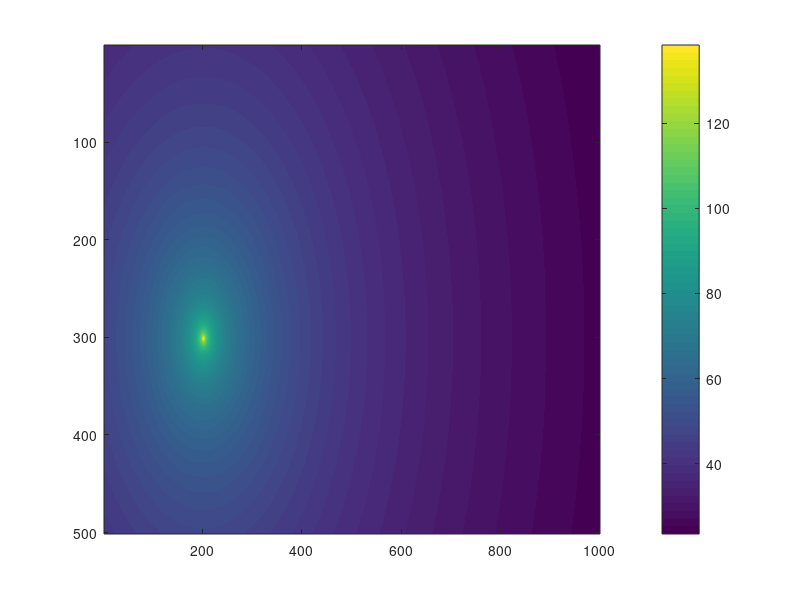

Write MATLAB code to recreate this figure. (Note: this script raises an error after producing the figure.)
clear 
n=2;
d=1;
mu=0;
sigma=2;
Gr=1;
R=0.001;
f=2.4;
%Gt=rho;
Pt=20;
%+normrnd(mu,sigma);
RSSI=@(A,n,d,mu,sigma) A-10*normrnd(n,0.5)*log10(d);
Pr=@(Pt,Gt,Gr,R,f) Pt+Gt+Gr-20*log10(R)-20*log2(f)-92.45;
ComputeAngle=@(angle_temp) rho(angle_temp);
computeDist=@(A,RSSI,n) 2.^((A-RSSI)/(10*n));

x=0:0.01:10;
y=0:0.01:5;

coord_X=2;
coord_Y=3;
dist_X=-ones(size(y'))*(coord_X-x);
dist_Y=(coord_Y-y')*ones(size(x));
dist=dist_X.^2+dist_Y.^2;
mask=((dist_Y(:,1)>0*ones(size(x))) & (ones(size(y'))*dist_X(1,:)>0))+...
       2*((dist_Y(:,1)>0*ones(size(x))) & (ones(size(y'))*dist_X(1,:)<0))+...
        3*((dist_Y(:,1)<0*ones(size(x))) & (ones(size(y'))*dist_X(1,:)<0))+...
        4*((dist_Y(:,1)<0*ones(size(x))) & (ones(size(y'))*dist_X(1,:)>0));
angle=atan(dist_Y./dist_X);
angle_def=angle.*(mask==1)+ ((pi+angle).*(mask==2))+ ((pi+angle).*(mask==3))+ ((2*pi+angle).*(mask==4));
thickness=0.0001;
theta = 0:thickness:2*pi;
%rho=abs(cos(pi/2.*cos(theta-pi/2))./sin(theta-pi/2)).^2;
rho=ones(size(theta))*1.64;
%%
for i=1:size(angle_def,1)
    for j=1:size(angle_def,2)
        %{   
        a=angle_def(i,j);
            tol = 5 * eps(a); % A very small value.
            angle_index(i,j)=tetha(tetha>a-tol && tetha<a+tol);
        %}
        if(~isnan(angle_def(i,j)))
            angle_index(i,j)=rho(round(angle_def(i,j)/thickness+1));
        else
            angle_index(i,j)=NaN;
        end
    end
end
%%
%gain=rho(find(theta,angle_def));
%P=Pr(Pt,Gt,Gr,R,f);
angle_index=NaN(size(angle_def));
angle_temp=round((angle_def.*~isnan(angle_def))/thickness+1);
for i=1:size(angle_temp,1)
    angle_index(i,:)=rho(angle_temp(i,:)~=nan);
    %angle_index(i,:)=rho(angle_temp(~isnan(angle_temp(i,:))));
end
imagesc(angle_index);
%%
matrix=RSSI(60,n,dist,mu,sigma);
imagesc(matrix);
colorbar;
theta = 0:0.0001:2*pi;
rho=abs(cos(pi/2.*cos(theta-pi/2))./sin(theta-pi/2)).^2*1.64;



polarplot(theta,10* log10(rho));
polarplot(theta,ones(size(theta)));

%friss


%polarplot(theta,Pr);

%A=Pr(Pt,angle_index,Gr,R,f);

%%
mask_dist=dist<1.01&dist>0.99;
disc=0:pi/10:2*pi;
thick_2=0:pi/10:2*pi;
mask_angle=discretize(angle_def,0:pi/10:2*pi)*pi/10;
mask=mask_dist.*mask_angle;
only_angle=mask(mask~=0);



for i=2:numel(disc)
    tol = 5 * eps(disc(i));
    m(i)=mean(angle_index((mask<disc(i)+tol & mask>disc(i)-tol) & mask_dist==1));
end

%%
matrix_Pr=Pr(Pt,angle_index,Gr,R,f);
matrix=RSSI(60,n,dist,mu,sigma);

imagesc(matrix);
%% prova
computeDist=@(A,RSSI,n) 2^((A-RSSI)/(10*n));
RSSI=@(A,n,sigma,d) A-(10*normrnd(n,sigma)*log2(d)); %normrnd(n,0.5)
x=0:0.01:10;
y=0:0.01:5;
sigma=0.1;
n=2;A=60;
%n_r=[2,2];
n_r=[1.9,2.1];
c_1=[1,1];c_2=[1,4.5];c_3=[9,3];
pos=[4,3];


figure();
dist_X=-ones(size(y'))*(c_1(1)-x);
dist_Y=(c_1(2)-y')*ones(size(x));
dist_1=sqrt(dist_X.^2+dist_Y.^2);
m_1=RSSI(60,n,sigma,dist_1);
imagesc(m_1);
xticks(0:100:1000);xticklabels([0:1:10]);yticks(0:100:500);yticklabels([0:1:5]);
clear dist_X dist_Y

figure();
dist_X=-ones(size(y'))*(c_2(1)-x);
dist_Y=(c_2(2)-y')*ones(size(x));
dist_2=sqrt(dist_X.^2+dist_Y.^2);
m_2=RSSI(60,n,sigma,dist_2);
imagesc(m_2);
xticks(0:100:1000);xticklabels([0:1:10]);yticks(0:100:500);yticklabels([0:1:5]);
clear dist_X dist_Y

figure();
dist_X=-ones(size(y'))*(c_3(1)-x);
dist_Y=(c_3(2)-y')*ones(size(x));
dist_3=sqrt(dist_X.^2+dist_Y.^2);
m_3=RSSI(60,n,sigma,dist_3);
imagesc(m_3);
xticks(0:100:1000);xticklabels([0:1:10]);yticks(0:100:500);yticklabels([0:1:5]);
clear dist_X dist_Y


iPos(1)=find(x==pos(1));
iPos(2)=find(y==pos(2));
RSSI_1=m_1(iPos(2),iPos(1));d11=computeDist(A,RSSI_1,n_r(1));d12=computeDist(A,RSSI_1,n_r(2));
RSSI_2=m_2(iPos(2),iPos(1));d21=computeDist(A,RSSI_2,n_r(1));d22=computeDist(A,RSSI_2,n_r(2));
RSSI_3=m_3(iPos(2),iPos(1));d31=computeDist(A,RSSI_3,n_r(1));d32=computeDist(A,RSSI_3,n_r(2));
%%
dist_prova=sqrt((pos(1)-c_3(1)).^2+(pos(2)-c_3(2)).^2);
hold on;
[x12_1,y12_1] = circcirc(c_1(2),c_1(1),d11,c_2(2),c_2(1),d22);
[x12_2,y12_2] = circcirc(c_1(2),c_1(1),d11,c_3(2),c_3(1),d32);
[x13_1,y13_1] = circcirc(c_3(2),c_3(1),d31,c_2(2),c_2(1),d22);
[x13_2,y13_2] = circcirc(c_3(2),c_3(1),d31,c_1(2),c_1(1),d12);
[x23_1,y23_1] = circcirc(c_2(2),c_2(1),d21,c_1(2),c_1(1),d12);
[x23_2,y23_2] = circcirc(c_2(2),c_2(1),d21,c_3(2),c_3(1),d32);


pos_new=[4,2];
iPos_new(1)=find(x==pos_new(1));
iPos_new(2)=find(y==pos_new(2));
m_3(iPos_new(2),iPos_new(1))=1000;
imagesc(m_3);
%{
r_1(1)=find(x==c_1(1));r_1(2)=find(y==c_1(2));
r_2(1)=find(x==c_2(1));r_2(2)=find(y==c_2(2));
r_3(1)=find(x==c_3(1));r_3(2)=find(y==c_3(2));
new_matrix=ones(size(m_1));
new_matrix(r_1(2),r_1(1))=0;
new_matrix(r_2(2),r_2(1))=0;
new_matrix(r_3(2),r_3(1))=0;
new_matrix(iPos(2),iPos(1))=0;
new_matrix(iPos_new(2),iPos_new(1))=0;
imagesc(new_matrix);
colormap(bone);
xticks(0:100:1000);xticklabels([0:1:10]);yticks(0:100:500);yticklabels([0:1:5]);
%}
%%
theta = 0 : 0.01 : 2*pi;

figure();
scatter(c_1(1),c_1(2),'r');hold on;scatter(c_2(1),c_2(2),'b');hold on;scatter(c_3(1),c_3(2),'g');hold on;scatter(pos(1),pos(2),'x');hold on;
xlim([0,20]);ylim([0 10]);

x_1 = d12 * cos(theta) + c_1(1);y_1 = d12 * sin(theta) + c_1(2);
plot(x_1, y_1, 'r', 'LineWidth', 1);
hold on;
x_1 = d11 * cos(theta) + c_1(1);y_1 = d11 * sin(theta) + c_1(2);
plot(x_1, y_1, 'r', 'LineWidth', 1);
hold on;
x_1 = d21 * cos(theta) + c_2(1);y_1 = d21 * sin(theta) + c_2(2);
plot(x_1, y_1, 'b', 'LineWidth', 1);
hold on;
x_1 = d22 * cos(theta) + c_2(1);y_1 = d22 * sin(theta) + c_2(2);
plot(x_1, y_1, 'b', 'LineWidth', 1);
hold on;
x_1 = d31 * cos(theta) + c_3(1);y_1 = d31 * sin(theta) + c_3(2);
plot(x_1, y_1, 'g', 'LineWidth', 1);
hold on;
x_1 = d32 * cos(theta) + c_3(1);y_1 = d32 * sin(theta) + c_3(2);
plot(x_1, y_1, 'g', 'LineWidth', 1);
hold on;
%xticklabels([0:1:10]);
%yticklabels([5:1:0]);

%{
xCenter = c_1(2);
yCenter = c_1(1);
theta = 0 : 0.01 : 2*pi;
radius = d12;
x = radius * cos(theta) + xCenter;
y = radius * sin(theta) + yCenter;
imagesc(m_3);hold on;
plot(x, y, 'r-', 'LineWidth', 3);
%}


